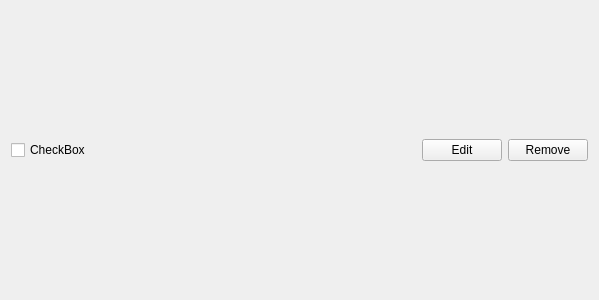
<?xml version="1.0" encoding="UTF-8"?>
<ui version="4.0">
 <class>Task</class>
 <widget class="QWidget" name="Task">
  <property name="geometry">
   <rect>
    <x>0</x>
    <y>0</y>
    <width>599</width>
    <height>300</height>
   </rect>
  </property>
  <property name="windowTitle">
   <string>Form</string>
  </property>
  <layout class="QHBoxLayout" name="horizontalLayout">
   <item>
    <widget class="QCheckBox" name="checkBox">
     <property name="text">
      <string>CheckBox</string>
     </property>
    </widget>
   </item>
   <item>
    <spacer name="horizontalSpacer">
     <property name="orientation">
      <enum>Qt::Horizontal</enum>
     </property>
     <property name="sizeHint" stdset="0">
      <size>
       <width>40</width>
       <height>20</height>
      </size>
     </property>
    </spacer>
   </item>
   <item>
    <widget class="QPushButton" name="btnEdit">
     <property name="text">
      <string>Edit</string>
     </property>
    </widget>
   </item>
   <item>
    <widget class="QPushButton" name="btnRemove">
     <property name="text">
      <string>Remove</string>
     </property>
    </widget>
   </item>
  </layout>
 </widget>
 <resources/>
 <connections/>
</ui>
